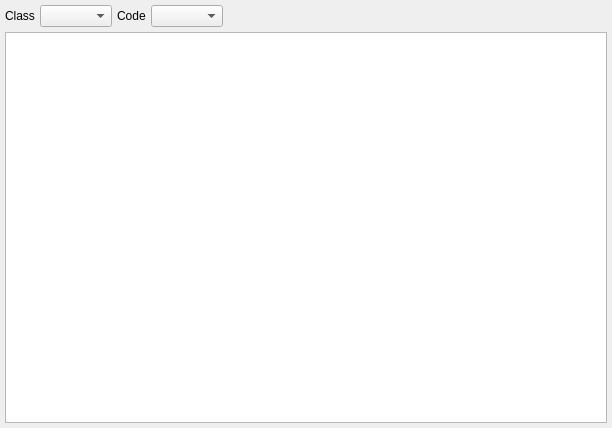
<?xml version="1.0" encoding="UTF-8"?>
<ui version="4.0">
 <class>CodeClassResultsWidget</class>
 <widget class="QWidget" name="CodeClassResultsWidget">
  <property name="geometry">
   <rect>
    <x>0</x>
    <y>0</y>
    <width>612</width>
    <height>428</height>
   </rect>
  </property>
  <property name="windowTitle">
   <string>Form</string>
  </property>
  <layout class="QVBoxLayout" name="verticalLayout">
   <property name="spacing">
    <number>5</number>
   </property>
   <property name="leftMargin">
    <number>5</number>
   </property>
   <property name="topMargin">
    <number>5</number>
   </property>
   <property name="rightMargin">
    <number>5</number>
   </property>
   <property name="bottomMargin">
    <number>5</number>
   </property>
   <item>
    <layout class="QHBoxLayout" name="horizontalLayout">
     <item>
      <widget class="QLabel" name="label_2">
       <property name="text">
        <string>Class</string>
       </property>
      </widget>
     </item>
     <item>
      <widget class="QComboBox" name="lstClass"/>
     </item>
     <item>
      <widget class="QLabel" name="label">
       <property name="text">
        <string>Code</string>
       </property>
      </widget>
     </item>
     <item>
      <widget class="QComboBox" name="lstCode">
       <property name="sizeAdjustPolicy">
        <enum>QComboBox::AdjustToContents</enum>
       </property>
      </widget>
     </item>
     <item>
      <spacer name="horizontalSpacer">
       <property name="orientation">
        <enum>Qt::Horizontal</enum>
       </property>
       <property name="sizeHint" stdset="0">
        <size>
         <width>40</width>
         <height>20</height>
        </size>
       </property>
      </spacer>
     </item>
    </layout>
   </item>
   <item>
    <widget class="qf::qmlwidgets::TableView" name="tblView"/>
   </item>
  </layout>
 </widget>
 <customwidgets>
  <customwidget>
   <class>qf::qmlwidgets::TableView</class>
   <extends>QTableView</extends>
   <header location="global">qf/qmlwidgets/tableview.h</header>
  </customwidget>
 </customwidgets>
 <resources/>
 <connections/>
</ui>
